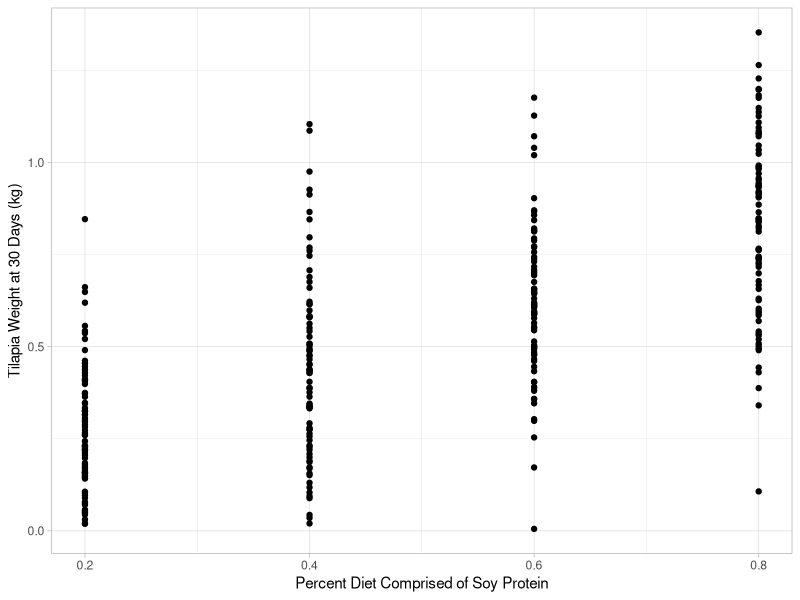
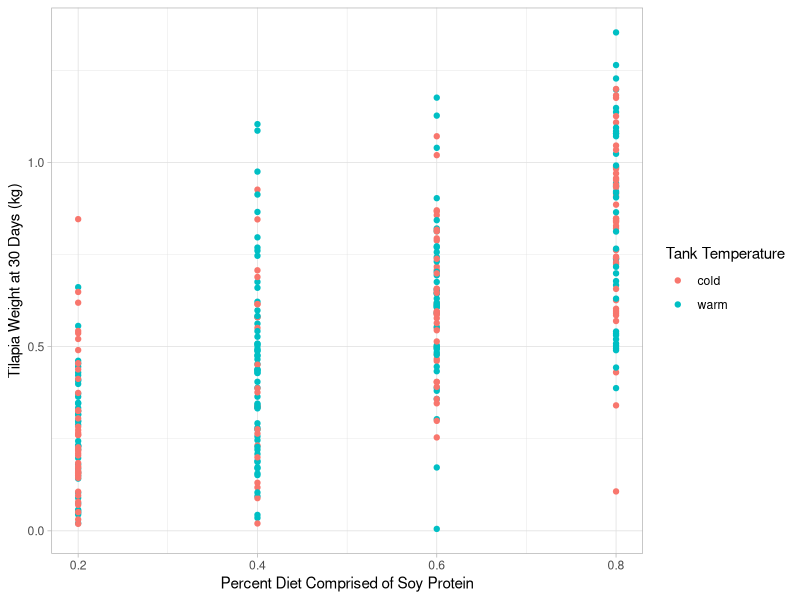

R code for these plots, in order:
## ---- chunk 1
knitr::opts_chunk$set(echo = TRUE)
## ---- chunk 2
    library(tidyverse)
## ---- chunk 3
    growth <- read_csv("../data/tilapia_growth.csv")
    head(growth)
    tail(growth)
## ---- chunk 4
    growth <- growth %>% 
      mutate(day_30_weight_kg = day_30_weight / 1000)
## ---- chunk 5
    growth_by_treatment <- growth %>% 
      group_by(perc_soy_protein) %>% 
      summarize(mean_weight_kg = mean(day_30_weight_kg))
    growth_by_treatment
## ---- chunk 6
    ggplot(growth, aes(perc_soy_protein, day_30_weight_kg)) +
      geom_point() +
      labs(x = "Percent Diet Comprised of Soy Protein",
       y = "Tilapia Weight at 30 Days (kg)") +
      theme_light()
## ---- chunk 7
    growth_by_treatment_and_temp <- growth %>% 
      group_by(perc_soy_protein, tank_category) %>% 
      summarise(mean_weight_kg = mean(day_30_weight_kg))
    growth_by_treatment_and_temp
## ---- chunk 8
    ggplot(growth, aes(perc_soy_protein, day_30_weight_kg, color = tank_category)) +
      geom_point() +
      labs(x = "Percent Diet Comprised of Soy Protein",
       y = "Tilapia Weight at 30 Days (kg)",
       color = "Tank Temperature") +
      theme_light()
